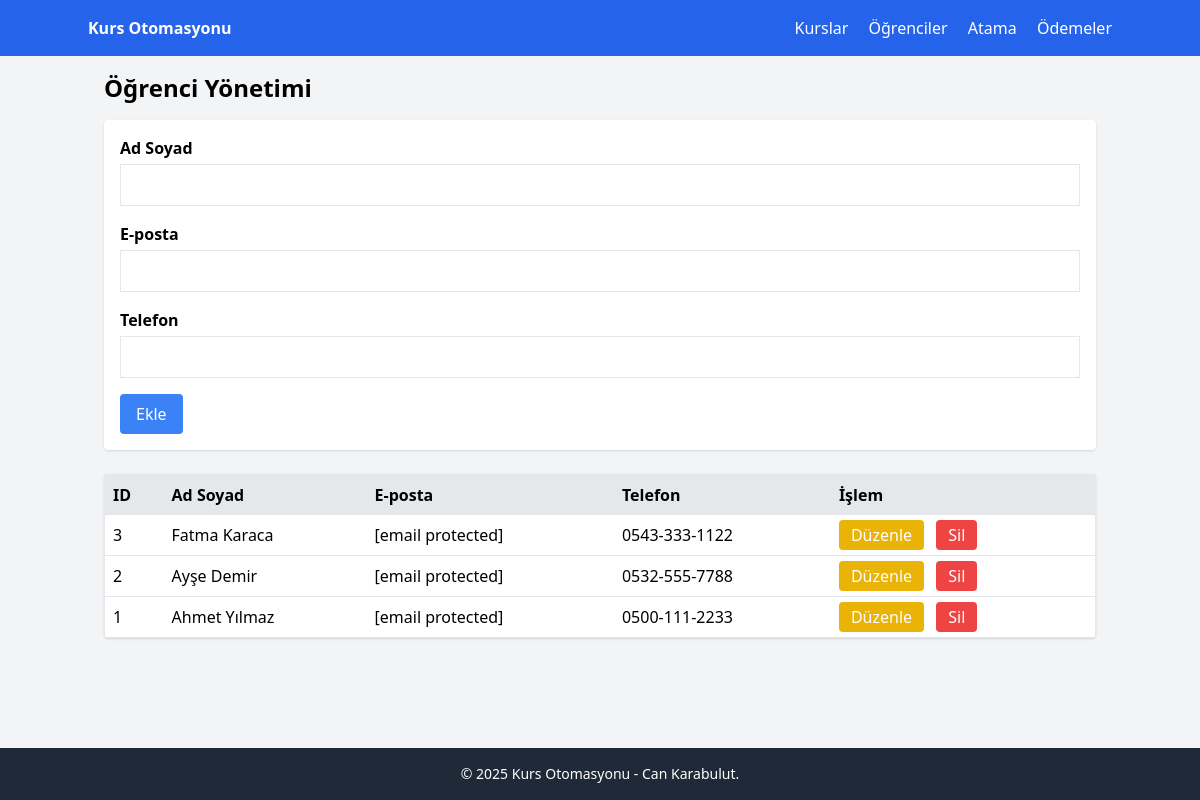
Page /students.php on the committed database.
### tables this page shows
CREATE TABLE `students` (
  `id` int(11) NOT NULL,
  `full_name` varchar(100) NOT NULL,
  `email` varchar(100) DEFAULT NULL,
  `phone` varchar(20) DEFAULT NULL
);

### students.php (the view, shortened to what this page needs)
<?php
require_once "db.php";
$editData = null;
$students = $pdo->query("SELECT * FROM students ORDER BY id DESC")->fetchAll(PDO::FETCH_ASSOC);
?>
<h1 class="text-2xl font-bold mb-4">Öğrenci Yönetimi</h1>
<?php if (!$editData): ?>
<form action="students.php" method="POST" class="mb-6 p-4 bg-white rounded shadow">
  <div class="mb-4">
    <label class="block mb-1 font-semibold">Ad Soyad</label>
    <input type="text" name="full_name" class="border w-full p-2" required />
  </div>
  <div class="mb-4">
    <label class="block mb-1 font-semibold">E-posta</label>
    <input type="email" name="email" class="border w-full p-2" />
  </div>
  <div class="mb-4">
    <label class="block mb-1 font-semibold">Telefon</label>
    <input type="text" name="phone" class="border w-full p-2" />
  </div>
  <button class="bg-blue-500 text-white px-4 py-2 rounded" type="submit">Ekle</button>
</form>
<?php endif; ?>
<table class="w-full bg-white rounded shadow border">
  <thead class="bg-gray-200">
    <tr>
      <th class="p-2 text-left">ID</th>
      <th class="p-2 text-left">Ad Soyad</th>
      <th class="p-2 text-left">E-posta</th>
      <th class="p-2 text-left">Telefon</th>
      <th class="p-2 text-left">İşlem</th>
    </tr>
  </thead>
  <tbody>
    <?php foreach ($students as $st): ?>
    <tr class="border-b">
      <td class="p-2"><?php echo $st['id']; ?></td>
      <td class="p-2"><?php echo htmlspecialchars($st['full_name']); ?></td>
      <td class="p-2"><?php echo htmlspecialchars($st['email']); ?></td>
      <td class="p-2"><?php echo htmlspecialchars($st['phone']); ?></td>
      <td class="p-2">
        <a href="students.php?edit_id=<?php echo $st['id']; ?>"
           class="bg-yellow-500 text-white px-3 py-1 rounded mr-2">Düzenle</a>
        <a href="students.php?delete_id=<?php echo $st['id']; ?>"
           class="bg-red-500 text-white px-3 py-1 rounded"
           onclick="return confirm('Silinsin mi ??');">Sil</a>
      </td>
    </tr>
    <?php endforeach; ?>
  </tbody>
</table>
<?php
require_once "layout.php";

### assets/css/style.css (style rules this page uses)
body { font-family: 'Segoe UI', Tahoma, Geneva, Verdana, sans-serif; }

### rows in the picture
students: id "3", full_name "Fatma Karaca", email "[email protected]", phone "0543-333-1122"
students: id "2", full_name "Ayşe Demir", email "[email protected]", phone "0532-555-7788"
students: id "1", full_name "Ahmet Yılmaz", email "[email protected]", phone "0500-111-2233"
